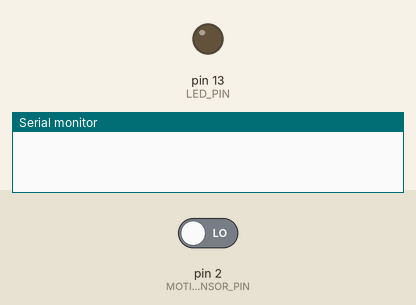
Recording of a sketch running on a simulated Arduino Uno, built with avr-gcc and run on an emulated ATmega328P. Parts: output pins drawn as LEDs (lit = HIGH), the last lines printed to the serial monitor. Inputs (shaded band) come from the test bench; at power-on: pin 2 (MOTION_SENSOR_PIN) LOW.

Above: at 1.2 s.
1.3 s: pin 2 (MOTION_SENSOR_PIN) driven HIGH
At 2.0 s:
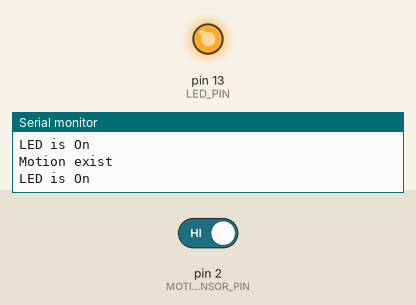
2.8 s: pin 2 (MOTION_SENSOR_PIN) driven LOW
At 3.1 s:
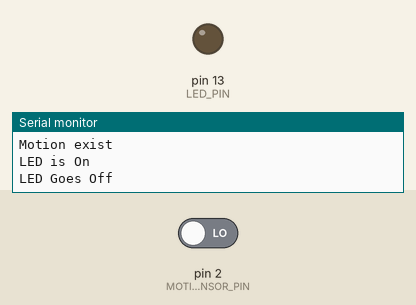
Timing chart, 0 to 5.8 s (numbered marks = the images above; inputs shaded):
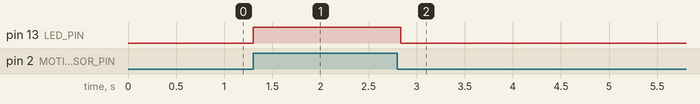

The sketch:

Module1.ino
```cpp
// C++ code
//

const uint8_t MOTION_SENSOR_PIN = 2;
const uint8_t LED_PIN = 13;


uint8_t motionState = LOW;
uint8_t LEDState = LOW;


void setup()
{
  pinMode(LED_BUILTIN, OUTPUT);
  pinMode(MOTION_SENSOR_PIN, INPUT);
  Serial.begin(9600);
}
void loop()
{
  motionState = digitalRead(MOTION_SENSOR_PIN);

  if(motionState == HIGH)
  {
    Serial.println("Motion exist");
    Serial.println("LED is On");
    LEDState =HIGH;
    digitalWrite(LED_PIN, HIGH);
  }
  else if(motionState == LOW && LEDState==HIGH)
  {
    Serial.println("LED Goes Off");
    digitalWrite(LED_PIN, LOW);
    LEDState=LOW;
  }
  motionState = LOW;
}
```

Measured:
- after the input at 1.3 s, pin 13 (LED_PIN): LOW → HIGH at once
- after the input at 2.8 s, pin 13 (LED_PIN): HIGH → LOW at once
